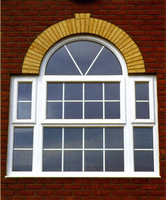
#> input picture proj/apps/images/window_small.png, 166 x 200 px
$ python harris_corner_annotated2.py
#> lines starting #> are read from the running program, lines starting #| are printed output that depends on the picture
### proj/compiler/util.py

from __future__ import print_function

import math
import sys
import platform
import time
import numpy
import os
import inspect
import subprocess
import io
import string
import copy
import functools
import warnings
warnings.simplefilter('ignore', UserWarning)    # Suppress UserWarning from Cython related to https://github.com/cython/cython/issues/1509

from distutils.core import setup
from distutils.extension import Extension

is_pypy = False
if platform.python_implementation().lower() == 'pypy':
    # PyPy does not support skimage, so use Pillow instead for speed comparisons with PyPy
    from PIL import Image
    is_pypy = True
else:
    import skimage
    import skimage.color
    import skimage.io
    from Cython.Distutils import build_ext

default_test_dtype = None

cython_type_check = True                # Enable debugging checks in CythonType
track_shape_list = False
util_verbose = False
is_initial_run = False                  # Whether the initial (ground truth) test run is being done. The compiler sets this global variable.
override_input_image = None             # Override input images passed to test_image_pipeline_filename() with this filename
override_n_tests = None                 # Override number of test runs for test_image_pipeline_filename() with this integer
override_output_image = None            # Override output image stored by test_image_pipeline_filename()
use_4channel = False                    # Turned on by ArrayStorage transform with use_4channel set to True. Causes 3 channel images to convert to 4 channel
                                        # when read and 4 channel images to convert to 3 channel when written.
nrepeats = 1                            # Repeat the experiment of finding minimum time over n_tests runs 'nrepeats' times for more accuracy.
                                        # Should be set to 1 for checked-in code.

types_non_variable_prefix = '_nonvar_'      # Special prefix for non-variable name returned by compiler.get_types()

DEFAULT_THRESHOLD = 1e-2        # Default image difference threshold
DEFAULT_DYNAMIC_MAX_TESTS = 10
DEFAULT_DYNAMIC_MAX_TIME  = 1.0

# [13 lines left out: functions is_test_funcname, overwrite_line, not called in this run]

def read_img(in_filename, grayscale=False, extra_info={}):
    """Returns the image saved at in_filename as a numpy array.

    If grayscale is True, converts from 3D RGB image to 2D grayscale image.
    """
#> called with in_filename = 'proj/apps/images/window_small.png', grayscale = True
    if is_pypy:
        ans = Image.open(in_filename)
        height = ans.height
        width = ans.width
        channels = len(ans.getbands())
        if ans.mode == 'I':
            numpy_mode = 'uint32'
            maxval = 65535.0
        elif ans.mode in ['L', 'RGB', 'RGBA']:
            numpy_mode = 'uint8'
            maxval = 255.0
        else:
            raise ValueError('unknown mode')
        ans = numpy.fromstring(ans.tobytes(), numpy_mode).reshape((height, width, channels))
        ans = ans/maxval
        if grayscale and (len(ans.shape) == 3 and ans.shape[2] == 3):
            ans = ans[:,:,0]*0.2125 + ans[:,:,1]*0.7154 + ans[:,:,2]*0.0721
        if len(ans.shape) == 3 and ans.shape[2] == 1:
            ans = ans[:,:,0]
        return ans
    else:
        ans = skimage.io.imread(in_filename)
#> ans is the input picture: shape (200, 166, 3); mean R, G, B 118.6, 99, 90.8
        if ans.dtype == numpy.int32:    # Work around scikit-image bug #1680
            ans = numpy.asarray(ans, numpy.uint16)
        ans = skimage.img_as_float(ans)
        if grayscale:
            ans = skimage.color.rgb2gray(ans)
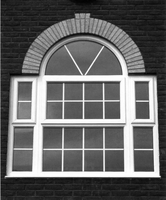
#> ans: shape (200, 166) float64; min 0.00417, max 1, mean 0.402
#        print('here', use_4channel, len(ans.shape) == 3, ans.shape[2] == 3)
        if use_4channel and len(ans.shape) == 3 and ans.shape[2] == 3:
            ans = numpy.dstack((ans,) + (numpy.ones((ans.shape[0], ans.shape[1], 1)),))
            extra_info['originally_3channel'] = True
    return ans

# [78 lines left out: functions write_img, imdiff, write_vectorization_header_file, not called in this run]

def cast_args(input_imgL, dtype):
    return [(numpy.asarray(x, dtype) if isinstance(x, numpy.ndarray) else x) for x in input_imgL]

def test_image_pipeline(image_func, input_imgL, n, ground_truth_output=None, verbose=True, threshold=DEFAULT_THRESHOLD, name=None, use_output_img=False, dynamic_max_tests=DEFAULT_DYNAMIC_MAX_TESTS, dynamic_max_time=DEFAULT_DYNAMIC_MAX_TIME, imdiff_ignore_last_element=True, dtype=None, additional_args=None, additional_kw_args=None, allow_kwargs=True, output_img_shape=None, originally_3channel=False, output_gain=1.0, output_bias=0.0, ground_truth_filename=''):
    """
    Times multiple runs of image_func(*input_imageL), which accepts zero or more images as argument and returns a single image.

    Args:
        blur_func, function, image pipeline function
        input_imgL, list of numpy.ndarray, zero or more input image arguments to image_func
        ground_truth_output, numpy.ndarray, ground truth image to compare output to (or None)
        n, int, number of times to test the function, or None, chooses number dynamically
           (keep increasing number of tests to dynamic_max_tests so long as the total takes less
            than dynamic_max_time seconds).
        threshold: float threshold to compare against
        name: name for method to print, if None, uses module and function name.
        use_output_img: if True, passes to image_func an output image array as same type and size as input_imgL[0], as keyword arg output_img.
        imdiff_ignore_last_element: tells imdiff() whether or not to ignore the last element in the last dimension (i.e. ignore the A in RGBA),
           but this is only applied if the global use_4channel is also True.

    Returns {'time': time_float_secs, 'error': error_mean_rgb, 'output': output_img, 'total_time': time_float_secs}.

    """
    if dtype is None:
        dtype = default_test_dtype
    if dtype is not None:
        input_imgL = cast_args(input_imgL, dtype)

    if verbose:
        print("\nTesting " + (str(image_func.__module__) + "." +
            str(image_func.__name__) + "():" if name is None else name))

    error = 0.0

    kw = {}
    if use_output_img:
        if output_img_shape is None:
            output_img = input_imgL[0].copy()
        else:
            output_img = numpy.zeros(output_img_shape, dtype if dtype is not None else 'float64')

    if override_n_tests is not None:
        n = override_n_tests

    nmax = n if (n is not None) else dynamic_max_tests

    if additional_args is not None:
        input_imgL = tuple(list(input_imgL) + list(additional_args))
    if additional_kw_args is None:
        additional_kw_args = {}

    if not allow_kwargs and len(additional_kw_args):
        warnings.warn('keyword arguments disabled by allow_kwargs=False')

    min_time_L = []

    for repeat in range(nrepeats):
        times = []
        for i in range(nmax):
            if verbose and (n is not None):
                overwrite_line("{:.1f}% done".format(float(i) * 100.0 / n))

            if not use_output_img:
                if allow_kwargs and len(additional_kw_args):
                    t1 = time.time()
                    output_img = image_func(*input_imgL, **additional_kw_args)
                    t2 = time.time()
                else:
                    t1 = time.time()
                    output_img = image_func(*input_imgL)
                    t2 = time.time()
            else:
                if allow_kwargs:
                    t1 = time.time()
                    image_func(*input_imgL, output_img=output_img, **additional_kw_args)
                    t2 = time.time()
                else:
                    arg_tuple = tuple(input_imgL) + (output_img,)
                    t1 = time.time()
                    image_func(*arg_tuple)
                    t2 = time.time()
            if output_gain != 1.0 or output_bias != 0.0:
                output_img = output_img*output_gain + output_bias

            times.append(t2 - t1)
            output_img = numpy.asarray(output_img)

            if ground_truth_output is not None and not is_initial_run:
                error = imdiff(ground_truth_output, output_img, ignore_last_element=imdiff_ignore_last_element, originally_3channel=originally_3channel)
                if error > threshold or math.isnan(error):
                    debug_ground_truth = 'debug_ground_truth.png'
                    debug_output_img = 'debug_output_img.png'
                    write_img(ground_truth_output, debug_ground_truth)
                    write_img(output_img, debug_output_img)
                    raise ValueError("Output from function failed diffing with ground truth image ({}): error={}. For debugging, wrote ground truth to {}, wrote output image to {}".format(ground_truth_filename, error, debug_ground_truth, debug_output_img))

            if verbose and (n is not None):
                overwrite_line("{:.1f}% done".format(float(i + 1) * 100.0 / n))

            if n is None and numpy.sum(times) >= dynamic_max_time:
                break

        if verbose:
            print("\nResults from running " + str(len(times)) + " time(s):")

        sum_time = float(sum(times))
        ave_time = sum_time / len(times)
        max_time = max(times)
        min_time = min(times)

        if verbose:
            #print("--- Running time ---")
            #print("Average time: " + str(ave_time) + " seconds")
            #print("Slowest time: " + str(max_time) + " seconds")
            print("Fastest time: " + str(min_time) + " seconds")
            print("Error: " + str(error))

        min_time_L.append(min_time)

    return {'time': numpy.mean(min_time_L), 'error': float(error), 'output': output_img, 'total_time': sum_time}

def test_image_pipeline_filename(image_func, in_filenameL, n=None, verbose=True, threshold=DEFAULT_THRESHOLD, grayscale=False, name=None, additional_args=None, numpy_dtype=None, use_output_img=False, dynamic_max_tests=DEFAULT_DYNAMIC_MAX_TESTS, dynamic_max_time=DEFAULT_DYNAMIC_MAX_TIME, imdiff_ignore_last_element=False, dtype=None, additional_kw_args=None, allow_kwargs=True, output_img_shape=None, output_gain=1.0, output_bias=0.0):
    """
    Test an image pipeline using the given input image(s), which are given in the list in_filenameL (this list may be empty if no input image is used).

    A ground truth output image is created if it does not exist.
    If it does exist then it is compared against.
    If the global variable override_input_image is a string and a single image filename is provided, then it will be overridden by override_input_image.
    """
    if len(in_filenameL) == 1 and override_input_image is not None:
        in_filenameL = [override_input_image]

    if len(in_filenameL):
        name_prefix = ''
# [4 lines of commented-out code are left out]
        ground_truth_prefix = name_prefix + os.path.split(os.path.splitext(in_filenameL[0])[0])[1] + '_'
    else:
        ground_truth_prefix = ''

    ground_truth_filename = ground_truth_prefix + 'ground_' + image_func.__name__ + '.png'

    ground_truth_output = None
    if os.path.exists(ground_truth_filename):
        ground_truth_output = read_img(ground_truth_filename, grayscale=grayscale)

    if not additional_args:
        additional_args = tuple()

    extra_info = {}
    input_imgL = [read_img(in_filename, grayscale=grayscale, extra_info=extra_info) for in_filename in in_filenameL]
#> input_imgL = 1 item
    originally_3channel = extra_info.get('originally_3channel', False)

    if numpy_dtype is not None:
        input_imgL = cast_args(input_imgL, numpy_dtype)

    res = test_image_pipeline(image_func,
                              tuple(list(input_imgL)),
                              n,
                              ground_truth_output,
                              verbose,
                              threshold,
                              name,
                              use_output_img,
                              dynamic_max_tests,
                              dynamic_max_time,
                              imdiff_ignore_last_element,
                              dtype,
                              additional_args=additional_args,
                              additional_kw_args=additional_kw_args,
                              allow_kwargs=allow_kwargs,
                              output_img_shape=output_img_shape,
                              originally_3channel=originally_3channel,
                              output_gain=output_gain,
                              output_bias=output_bias,
                              ground_truth_filename=ground_truth_filename)
#> (the rest of the program and of its run is left out)
